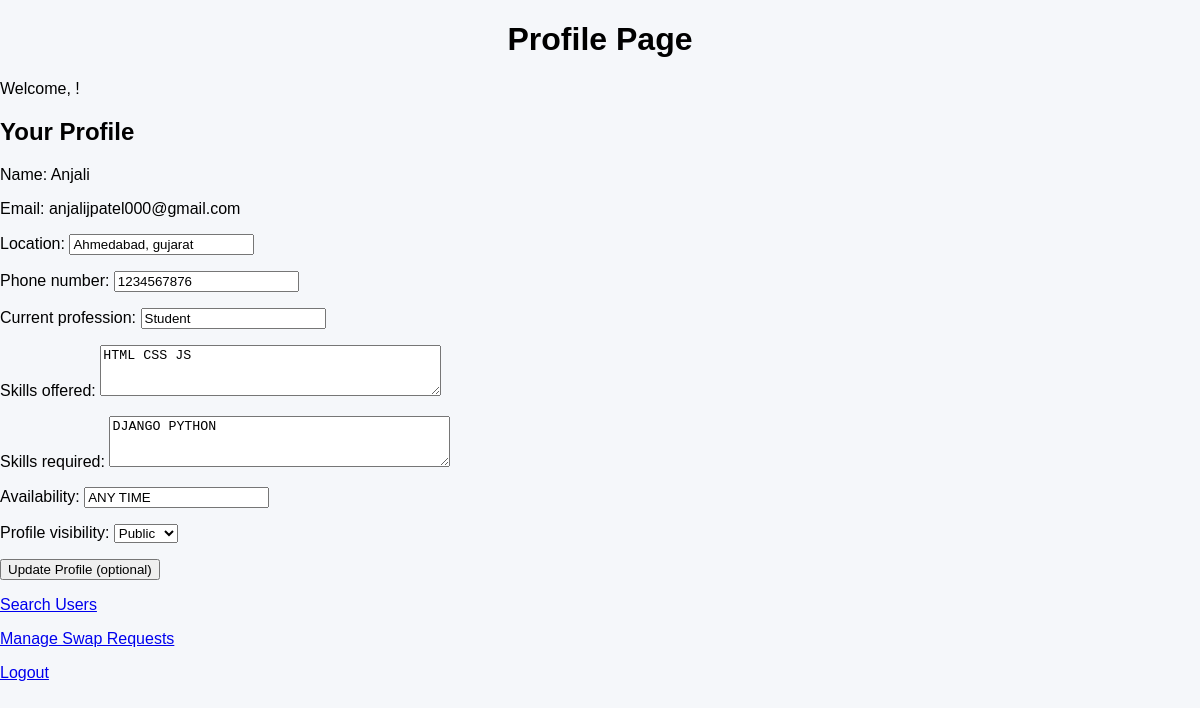
/profile/ (signed in), run on the app's committed database.
### skill_swap_user/models.py (models this page shows, shortened)
class CustomUser(AbstractBaseUser, PermissionsMixin):
    email = models.EmailField(unique=True)
    name = models.CharField(max_length=100)
    is_active = models.BooleanField(default=True)
    is_staff = models.BooleanField(default=False)
    class Meta:
        verbose_name = "User"
        verbose_name_plural = "Users"
    objects = CustomUserManager()
    USERNAME_FIELD = 'email'                    # for login
    REQUIRED_FIELDS = ['name']                  # for createsuperuser

class UserDetails(models.Model):
    user = models.OneToOneField(CustomUser, on_delete=models.CASCADE, related_name='details')
    location = models.CharField(max_length=150, blank=True)
    phone_number = models.CharField(max_length=20, blank=True)
    current_profession = models.CharField(max_length=100, blank=True)
    skills_offered = models.TextField(blank=True)
    skills_required = models.TextField(blank=True)
    availability = models.CharField(max_length=100, blank=True)
    profile_visibility = models.CharField(
    max_length=10,
        choices=[('public', 'Public'), ('private', 'Private')],
    default='public'
    )

### skill_swap_user/views.py (the view)
# urls.py: path('profile/', views.profile_view, name='profile'),
def profile_view(request):
    if check_session_timeout(request) or not request.session.get('user_id'):
        return redirect('login')
    user = get_object_or_404(CustomUser, id=request.session['user_id'])
    profile, created = UserDetails.objects.get_or_create(user=user)
    if request.method == 'POST':
        form = UpdateUserDetailsForm(request.POST, instance=profile)
        if form.is_valid():
            form.save()
            messages.success(request, "Profile updated successfully.")
            return redirect('profile')
    else:
        form = UpdateUserDetailsForm(instance=profile)
    return render(request, 'skill_swap_user/profile.html', {
        'user': user,
        'profile': profile,
        'form': form,
    })

### skill_swap_user/forms.py
class UpdateUserDetailsForm(forms.ModelForm):
    class Meta:
        model = UserDetails
        fields = [
            'location', 'phone_number', 'current_profession',
            'skills_offered', 'skills_required', 'availability', 'profile_visibility'
        ]
        widgets = {
            'skills_offered': forms.Textarea(attrs={'rows': 3}),
            'skills_required': forms.Textarea(attrs={'rows': 3}),
        }

### skill_swap_user/views.py (called while the page is built, shortened)
def check_session_timeout(request):
    last_activity = request.session.get('last_activity')
    return False

### skill_swap_user/templates/skill_swap_user/profile.html
{% extends "skill_swap_user/base.html" %} {% load static %} {% block content %}
<h1>Profile Page</h1>
{% if user.is_authenticated %}
<p>Welcome, {{ user.username }}!</p>
<h2>Your Profile</h2>
<p>Name: {{ user.name }}</p>
<p>Email: {{ user.email }}</p>
<form method="post">
  {% csrf_token %} {{ form.as_p }}
  <button type="submit">Update Profile <span>(optional)</span></button>
</form>
<p><a href="{% url 'search_users' %}">Search Users</a></p>
<p><a href="{% url 'manage_requests' %}">Manage Swap Requests</a></p>
<p><a href="{% url 'logout' %}">Logout</a></p>
{% endif %} {% endblock %}

### skill_swap_user/static/skill_swap_user/css/style.css (style rules this page uses)
body { font-family: Arial, sans-serif; margin: 0; background: #f5f7fa; }
h1 { text-align: center; }

### data on the page
CustomUser: name "Anjali", email "anjalijpatel000@gmail.com"
UserDetails: location "Ahmedabad, gujarat", phone_number "1234567876", current_profession "Student", skills_offered "HTML CSS JS", skills_required "DJANGO PYTHON", availability "ANY TIME", profile_visibility "Public"
